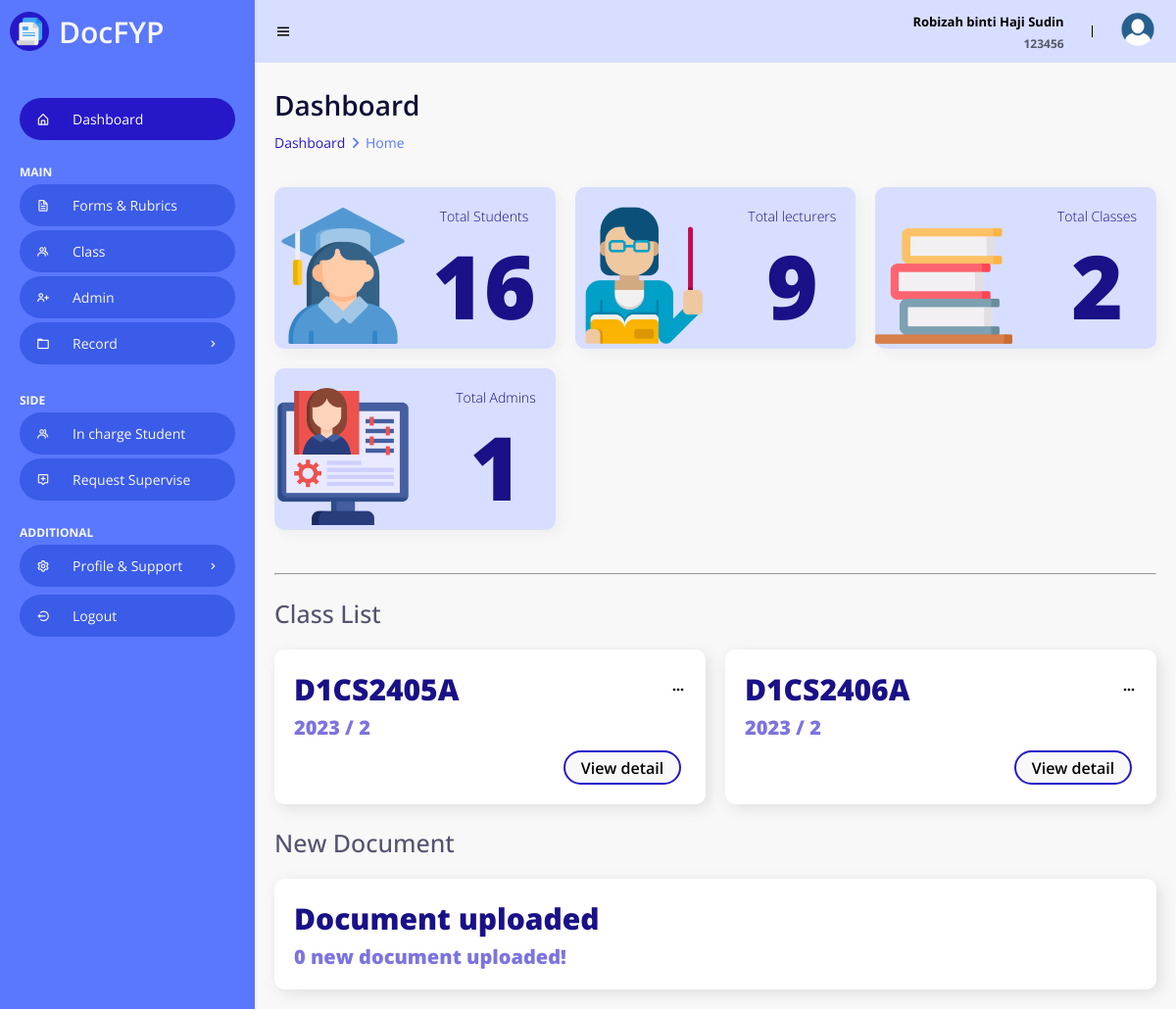
The page /Admin/Home.php (signed in) on the database its author committed.
### tables this page shows
CREATE TABLE `class` (
  `classID` varchar(100) NOT NULL,
  `className` varchar(100) NOT NULL,
  `classYear` varchar(10) NOT NULL,
  `classSession` varchar(10) NOT NULL,
  `adminID` varchar(10) DEFAULT NULL
);

### Admin/Home.php (the view, shortened to what this page needs)
<!DOCTYPE html>
<html>
<head>
    <link rel="stylesheet" href="StyleHome.css">
    <link href='https://unpkg.com/boxicons@2.0.9/css/boxicons.min.css' rel='stylesheet'>
    <link rel="stylesheet" href="https://cdnjs.cloudflare.com/ajax/libs/font-awesome/6.4.0/css/all.min.css">
    <?php
    include("../Dbconn.php");
    ?>
</head>
<body>
    <section id="sidebar">
        <a href="Home.php" class="brand">
            <img class="logo" src="/Edms/images/logo.png" alt="Logo">
            DocFYP
        </a>
        <ul class="side-menu">
            <li><a href="Home.php" class="active"><i class='bx bx-home-alt icon' ></i>Dashboard</a></li>
            <li class="divider" data-text="main">Main</li>
            <li><a href="FormRubric.php"><i class='bx bx-file icon'></i> Forms & Rubrics</a></li>
            <li><a href="class.php"><i class='bx bx-group icon' ></i></i> Class</a></li>
            <li><a href="admin.php"><i class='bx bx-user-plus icon'></i> Admin</a></li>
            <li>
                <a href="#"><i class='bx bx-folder icon' ></i> Record <i class='bx bx-chevron-right icon-right' ></i></a>
            </li>
            <li class="divider" data-text="SIDE">Side Features</li>
            <li><a href="studentIC.php"><i class='bx bx-group icon' ></i></i>In charge Student</a></li>
            <li><a href="requestSupervise.php"><i class='bx bx-message-alt-add icon'></i> Request Supervise </a></li>
            <li class="divider" data-text="ADDITIONAL">Setting & Support</li>
            <li>
                <a href="#"><i class='bx bx-cog icon' ></i> Profile & Support <i class='bx bx-chevron-right icon-right' ></i></a>
            </li>
            <li><a href="/Edms/Logout.php"><i class='bx bx-log-out-circle icon'></i> Logout</a></li>
        </ul>
    </section>
    <section id="content">
        <nav>
            <i class='bx bx-menu toggle-sidebar' ></i>
            <div class="sessionInfo">
                <?php
                if (isset($_SESSION["log"]) && ($_SESSION["log"] == 3)) {
                    ?>
                    <div class="userFullName">
                        <p><?php echo $_SESSION["admin_name"] ?></p>
                    </div>
                    <div class="userID">
                        <p><?php echo $_SESSION["admin_id"]; ?></p>
                    </div>
                    <?php
                } else {
                    echo "<meta http-equiv=\"refresh\" content=\"2;URL=../Login.php\"/>";
                }
                ?>
            </div>
            <div class="profile">
                <img src="/Edms/images/userdp.png" alt="Profile picture">
            </div>
        </nav>
        <main>
            <h1 class="title">Dashboard</h1>
            <ul class="breadcrumbs">
                <li><a href="Home.php">Dashboard</a></li>
                <li class="divider"><i class="fa fa-solid fa-angle-right"></i></li>
                <li><a href="Home.php" class="active">Home</a></li>
            </ul>
            <div class="info-data">
                <div class="card">
                   <div class="imgGraphic">
                    <img src="/Edms/images/student.png">
                </div>
                <div class="head">
                    <div>
                        <h2>Total Students</h2>
                        <p>
                            <?php
                            $sql = "SELECT COUNT(*) FROM student";
                            $query = mysqli_query($connection, $sql) or die("not found");
                            $count = mysqli_fetch_array($query)[0];
                            echo $count;
                            ?>
                        </p>
                    </div>
                </div>
            </div>
            <div class="card">
                <div class="imgGraphic">
                    <img src="/Edms/images/lecturer.png">
                </div>
                <div class="head">
                    <div>
                        <h2>Total lecturers</h2>
                        <p>
                            <?php
                            $sql = "SELECT COUNT(*) FROM lecturer";
                            $query = mysqli_query($connection, $sql) or die("not found");
                            $count = mysqli_fetch_array($query)[0];
                            echo $count;
                            ?>
                        </p>
                    </div>
                </div>
            </div>
            <div class="card">
                <div class="imgGraphic">
                    <img src="/Edms/images/class.png">
                </div>
                <div class="head">
                    <div>
                        <h2>Total Classes</h2>
                        <p>
                            <?php
                            $sql = "SELECT COUNT(*) FROM class";
                            $query = mysqli_query($connection, $sql) or die("not found");
                            $count = mysqli_fetch_array($query)[0];
                            echo $count;
                            ?>
                        </p>
                    </div>
                </div>
            </div>
            <div class="card">
                <div class="imgGraphic">
                    <img src="/Edms/images/admin.png">
                </div>
                <div class="head">
                    <div>
                        <h2>Total Admins</h2>
                        <p>
                            <?php
                            $sql = "SELECT COUNT(*) FROM admin";
                            $query = mysqli_query($connection, $sql) or die("not found");
                            $count = mysqli_fetch_array($query)[0];
                            echo $count;
                            ?>
                        </p>
                    </div>
                </div>
            </div>
        </div>
        <br><br><hr><br>
        <h1 class="titleContent">Class List</h1>
        <div class="data">
            <?php
            $sql = "SELECT * FROM class WHERE adminID = '".$_SESSION["admin_id"]."'";
            $query = mysqli_query($connection, $sql);
            while ($row = mysqli_fetch_array($query)) {
                ?>
                <div class="content-data">
                    <div class="head">
                        <h3><?php echo $row['className']; ?></h3>
                        <div class="menu">
                            <i class='bx bx-dots-horizontal-rounded icon'></i>
                        </div>
                    </div>
                    <div class="contentYear">
                        <p><?php echo $row['classYear']; ?> / <?php echo $row['classSession']; ?></p>
                    </div>
                    <a href="classDetail.php?classID=<?php echo $row['classID'] ?>">
                        <button class="button" type="button">
                            View detail
                        </button>
                    </a>
                </div>
                <?php
            }
            ?>
        </div>
        <br>
        <h1 class="titleContent">New Document</h1>
        <div class="data">
            <div class="content-data">
                <div class="head">
                    <h3>Document uploaded</h3>
                </div>
                <div class="contentYear">
                    <p>
                        <?php
                        $sql = "SELECT COUNT(*) FROM document";
                        $query = mysqli_query($connection, $sql) or die("not found");
                        $count = mysqli_fetch_array($query)[0];
                        echo $count;
                    ?> new document uploaded!
                </p>
            </div>
        </div>
    </div>
</main>
</section>
</body>
</html>

### rows shown on the page
class: className "D1CS2405A", classYear "2023", classSession "2"
class: className "D1CS2406A", classYear "2023", classSession "2"

### other values the page prints
$_SESSION["admin_name"] "Robizah binti Haji Sudin"
$_SESSION["admin_id"] "123456"
$count "16"
$count "9"
$count "2"
$count "1"
$count "0"
